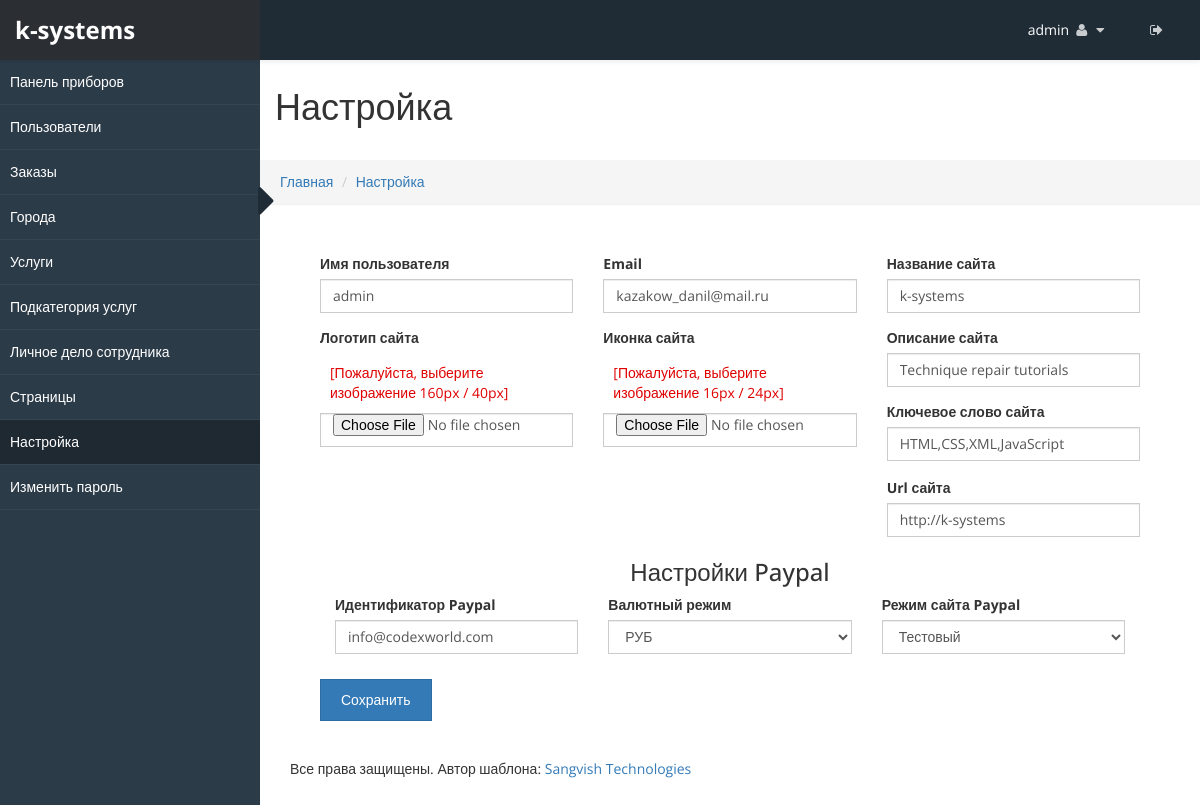
/admincp/setting.php (signed in), run on an earlier commit of the app's database.
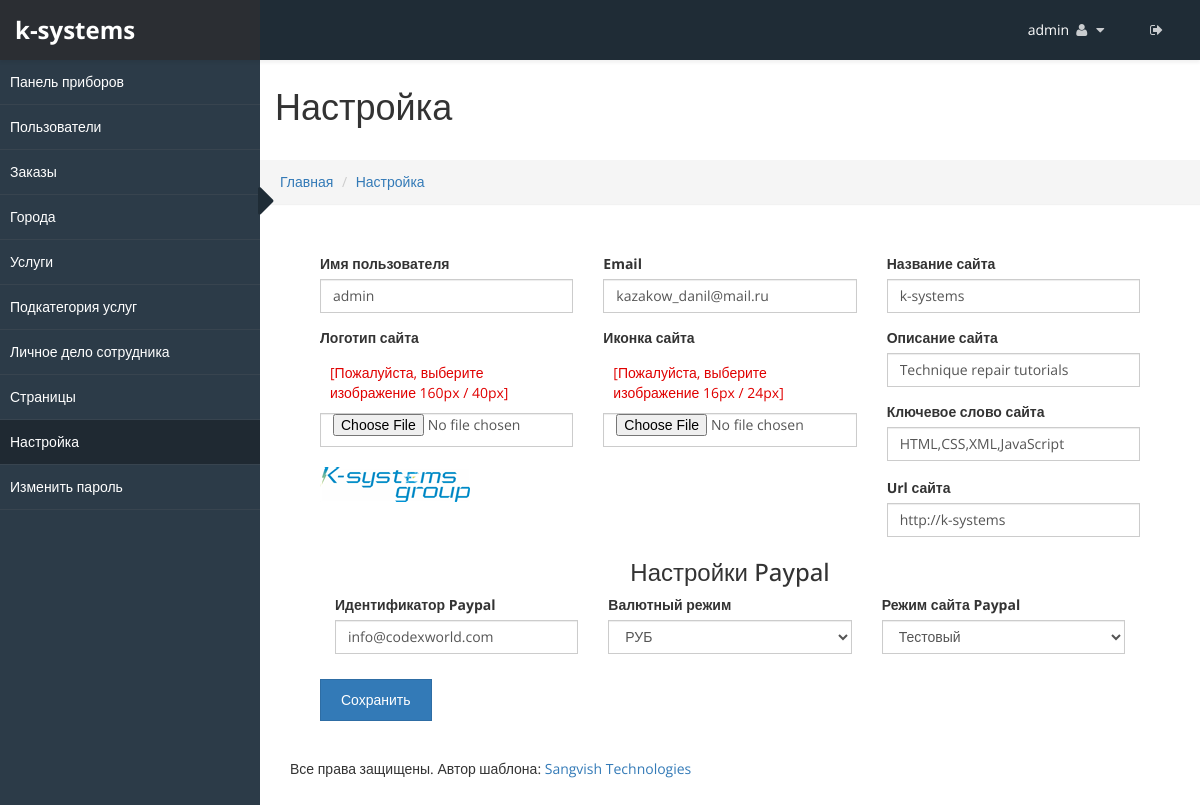
And on a later commit of the database.
### tables this page shows
CREATE TABLE `sv_admin_login` (
  `admin_id` int(20) NOT NULL,
  `user_name` varchar(255) NOT NULL,
  `password` varchar(255) NOT NULL,
  `email_id` varchar(255) NOT NULL,
  `site_name` varchar(255) NOT NULL,
  `logo` varchar(255) NOT NULL,
  `favicon` varchar(255) NOT NULL,
  `site_desc` varchar(255) NOT NULL,
  `keyword` varchar(255) NOT NULL,
  `site_url` varchar(255) NOT NULL,
  `paypal_id` varchar(200) NOT NULL,
  `currency_mode` varchar(200) NOT NULL,
  `paypal_site_mode` varchar(200) NOT NULL
);

### admincp/setting.php (the view, shortened to what this page needs)
<!DOCTYPE html>
<html xmlns="http://www.w3.org/1999/xhtml">
<?php include("../connection.php"); ?>
<?php
	$res=mysqli_query($con, "select * from sv_admin_login");
	$row=mysqli_num_rows($res);
		if($row==0)
	 	{
			$admin_id="";
			$email_id="";
			$admin_name="";
			$site_name="";
			$logo="";
			$favicon="";
			$site_desc="";
			$keyword="";
			$site_url="";
			$paypal_id="";
			$cmode="";
			$smode="";
		}
		else
		{
			$fet=mysqli_fetch_array($res);
			$email_id=mysqli_real_escape_string($con, $fet['email_id']);
			$admin_name=mysqli_real_escape_string($con, $fet['user_name']);
			$paypal_id=mysqli_real_escape_string($con, $fet['paypal_id']);
			$cmode=mysqli_real_escape_string($con, $fet['currency_mode']);
			$smode=mysqli_real_escape_string($con, $fet['paypal_site_mode']);
		}
		$page = 'setting';
?>
<body>
    <div id="wrapper">
        <?php include("top_menu.php") ?>
        <?php include("side_menu.php") ?>
        <div id="page-wrapper" >
		  <div class="header">
                        <h1 class="page-header">
						Настройка
                        </h1>
						<ol class="breadcrumb">
					  <li><a href="dashboard.php">Главная</a></li>
					  <li><a href="#">Настройка</a></li>
					</ol>
		</div>
            <div id="page-inner">
			    <div class="panel-body">
		<form class="" name="admin_s" id="admin_s" method="post" enctype="multipart/form-data" action="admin_setting_addcode.php">
				<div class="col-lg-4 col-md-4 col-sm-4">
					<div class="form-group">
						<label>Имя пользователя</label>
						<input type="text" id="admin_name" required="" class="form-control" name="admin_name" value="<?php echo $admin_name;?>">
					</div>
				</div>
				<div class="col-lg-4 col-md-4 col-sm-4">
					<div class="form-group">
						<label>Email</label>
						<input type="text" id="email_id" class="form-control" name="email_id" value="<?php echo $email_id;?>">
					</div>
				</div>
				<div class="col-lg-4 col-md-4 col-sm-4">
					<div class="form-group">
						<label>Название сайта</label>
						<input type="text" id="site_name" class="form-control" name="site_name" value="<?php echo $site_name;?>">
					</div>
				</div>
				<div class="col-lg-4 col-md-4 col-sm-4">
					<div class="form-group">
						<label>Логотип сайта</label>
							<div class="err" style="padding:10px;" id="">[Пожалуйста, выберите изображение 160px / 40px]</div>
							<input type="file" id="logo" class="form-control" name="logo" value="<?php echo $fet['logo'];?>">
						<?php
						if($logo=="") { ?>
						<a href="#"><img style="background: #ddd;margin-top:20px;" src="admin-logo/default-logo.png" alt="" ></a>
						<?php
							}
							else
							{
							?>
						<a href="admin-logo/<?php echo $logo;?>" target="blank"><img style="background: #ddd;margin-top:20px;" src="admin-logo/<?php echo $logo;?>" alt=""></a>
						<?php } ?>
					</div>
				</div>
				<div class="col-lg-4 col-md-4 col-sm-4">
					<div class="form-group">
						<label>Иконка сайта</label>
						<div style="padding:10px;" class="err"  id="">[Пожалуйста, выберите изображение 16px / 24px]</div>
						<input type="file" id="favicon" class="form-control" name="favicon" value="<?php echo ""?>">
					</div>
				</div>
				<div class="col-lg-4 col-md-4 col-sm-4">
					<div class="form-group">
						<label>Описание сайта</label>
						<input type="text" id="site_desc" class="form-control" name="site_desc" value="<?php echo $site_desc?>">
					</div>
				</div>
				<div class="col-lg-4 col-md-4 col-sm-4">
					<div class="form-group">
						<label>Ключевое слово сайта</label>
						<input type="text" id="keyword" class="form-control" name="keyword" value="<?php echo $keyword;?>">
					</div>
				</div>
				<div class="col-lg-4 col-md-4 col-sm-4"></div>
								<div class="col-lg-4 col-md-4 col-sm-4"></div>
				<div class="col-lg-4 col-md-4 col-sm-4">
					<div class="form-group">
						<label>Url сайта</label>
						<input type="text" id="site_url" class="form-control" name="site_url" value="<?php echo $site_url;?>">
					</div>
				</div>
				<div class="col-lg-12 col-md-12 col-sm-12">
					<h3 class="text-center">Настройки Paypal</h3>
						<div class="col-lg-4 col-md-4 col-sm-4">
						<label>Идентификатор Paypal</label>
							<input type="text" id="paypal_id" class="form-control" name="paypal_id" value="<?php echo $paypal_id;?>">
						</div>
						<div class="col-lg-4 col-md-4 col-sm-4">
							<label>Валютный режим</label>
								<select id="cmode" name="cmode" class="form-control">
									<option value="RUB" <?php { if($cmode=="RUB") echo "selected='selected'"; }?>>РУБ</option>
								</select>
						</div>
						<div class="col-lg-4 col-md-4 col-sm-4">
							<label>Режим сайта Paypal</label>
								<select id="smode" name="smode" class="form-control">
									<option value="test" <?php { if($smode=="test") echo "selected='selected'"; }?>>Тестовый</option>
								</select>
						</div>
				</div>
				<div class="col-lg-12" style="margin-top:25px;">
					<button type="button" class="btn btn-primary" onclick="javascript:admin_email()">Сохранить</button>
				</div>
			</form>
			</div>
				 <?php include("footer.php") ?>
    </div>
	</div>
</body>
</html>

### admincp/top_menu.php (shortened to what this page needs)
<?php
 $res=mysqli_fetch_array(mysqli_query($con, "select * from sv_admin_login"));
	$site_name=mysqli_real_escape_string($con, $res['site_name']);
	$logo=mysqli_real_escape_string($con, $res['logo']);
	$site_desc=mysqli_real_escape_string($con, $res['site_desc']);
	$keyword=mysqli_real_escape_string($con, $res['keyword']);
	$site_url=mysqli_real_escape_string($con, $res['site_url']);
?>
<head>
    <link href="css/bootstrap.css" rel="stylesheet" />
    <link href="css/font-awesome.css" rel="stylesheet" />
    <link href="css/custom-styles.css" rel="stylesheet" />
    <link href="js/dataTables/dataTables.bootstrap.css" rel="stylesheet" />
	    <link href="css/style.css" rel="stylesheet" />
    <link rel="stylesheet" href="js/Lightweight-Chart/cssCharts.css">
	    <link href="css/style.css" rel="stylesheet" />
		<link href="http://www.jqueryscript.net/css/jquerysctipttop.css" rel="stylesheet" type="text/css">
<link rel="stylesheet" type="text/css" href="css/livegraph.css" />
</head>
<?php include("../connection.php");
if(!isset($_SESSION['user_nam']))
	header("Location:index.php");
else
{
	$user_name=mysqli_real_escape_string($con, $_SESSION['user_nam']);
	$res=mysqli_fetch_array(mysqli_query($con, "select * from sv_admin_login where user_name='$user_name'"));
	$uname=mysqli_real_escape_string($con, $res['user_name']);
}
?>
<nav class="navbar navbar-default top-navbar" role="navigation">
            <div class="navbar-header">
                <a class="navbar-brand" href="<?php echo $site_url;?>"><strong><?php echo $site_name; ?></strong></a>
            </div>
            <ul class="nav navbar-top-links navbar-right">
                 <li class="dropdown">
                    <a class="dropdown-toggle" data-toggle="dropdown" href="#" aria-expanded="false">
					<span><?php echo $uname;?></span>
                        <i class="fa fa-user fa-fw"></i> <i class="fa fa-caret-down"></i>
                    </a>
                </li>
				 <li class="dropdown">
                    <a href="logout.php">
                        <i class="fa fa-sign-out" aria-hidden="true"></i>
                    </a>
                </li>
            </ul>
        </nav>

### admincp/side_menu.php (shortened to what this page needs)
 <nav class="navbar-default navbar-side" role="navigation">
		<div id="sideNav" href="#"><i class="fa fa-caret-right"></i></div>
            <div class="sidebar-collapse">
                <ul class="mainmenu nav" >
	<li class="menuitem <?php if($page=='dashboard'){echo 'active';}?>" >
		<a href="dashboard.php"><span>Панель приборов</span></a>
	</li>
	<li class="menuitem <?php if($page=='users'){echo 'active';}?>" >
		<a href="users.php"><span>Пользователи</span></a>
	</li>
	<li class="menuitem <?php if($page=='order'){echo 'active';}?>" >
		<a href="order.php"><span>Заказы</span></a>
	</li>
	<li class="menuitem <?php if($page=='city'){echo 'active';}?>" >
		<a href="city.php"><span>Города</span></a>
	</li>
	<li class="menuitem <?php if($page=='services'){echo 'active';}?>" >
		<a href="services.php"><span>Услуги</span></a>
	</li>
	<li class="menuitem <?php if($page=='services_sub'){echo 'active';}?>" >
		<a href="services_sub.php"><span>Подкатегория услуг</span></a>
	</li>
	<li class="menuitem <?php if($page=='cleaner'){echo 'active';}?>" >
		<a href="cleaner.php"><span>Личное дело сотрудника</span></a>
	</li>
	<li class="menuitem <?php if($page=='pages'){echo 'active';}?>" >
		<a href="pages.php"><span>Страницы</span></a>
	</li>
	<li class="menuitem <?php if($page=='setting'){echo 'active';}?>" >
		<a href="setting.php"><span>Настройка</span></a>
	</li>
	<li class="menuitem <?php if($page=='change password'){echo 'active';}?>" >
		<a href="change_pwd.php"><span>Изменить пароль</span></a>
	</li>
</ul>
            </div>
  </nav>

### admincp/footer.php
<footer><p>Все права защищены. Автор шаблона: <a href="https://vk.com/vechno_mol0d" target="_blank">Sangvish Technologies</a></p>
</footer>

### admincp/css/custom-styles.css (style rules this page uses)
body { font-family: 'Open Sans', sans-serif; background: #fff; }
#wrapper { width: 100%; }
#page-wrapper { padding: 15px 15px; min-height: 600px; background: #fff; }
#page-inner { width:100%; margin:10px 20px 10px 0px; padding: 15px 30px; min-height:600px; }
.text-center { text-align:center; }
h1, .h1, h2, .h2, h3, .h3 { margin-top: 7px; }
body { overflow-x:hidden; }
p { font-size:16px; line-height:25px; padding-top:20px; }
.navbar-side { z-index: 0; }
.top-navbar { position: fixed; width: 100%; z-index: 300; -webkit-box-shadow: 0 3px 3px rgba(0, 0, 0, 0.05); -moz-box-shadow: 0 3px 3px rgba(0, 0, 0, 0.05); box-shadow: 0 3px 3px rgba(0, 0, 0, 0.05); }
.navbar-side { z-index: 1; position: fixed; width: 260px; top: 60px; }
#page-wrapper { position: relative; top: 55px; box-shadow: 0 0 10px #757575; -moz-box-shadow: 0 0 10px #757575; -webkit-box-shadow: 0 0 10px #757575; }
.breadcrumb { padding: 12px 10px 12px 20px; margin-bottom: 20px; list-style: none; border-radius: 0; -webkit-box-shadow: 0 1px 1px rgba(0,0,0,.05); box-shadow: 0 1px 1px rgba(0,0,0,.05); }
.page-header { padding-bottom: 9px; margin: 0; border-bottom: 1px solid transparent; text-align: left;background-color: #fff;padding: 32px 22px 32px 15px; }
footer p { font-size: 14px; }
.top-navbar { margin:0px; padding:0px 30px 0 0; }
.top-navbar .navbar-brand { color: #fff; width: 260px; text-align: left; height: 60px; font-size: 24px; font-weight: 700; line-height: 30px; background: #1F2C36; }
.top-navbar .nav > li { position: relative; display: inline-block; margin: 0px; padding: 0px; }
.top-navbar .nav > li > a { position: relative; display: block; padding: 20px; color: #FFFFFF; margin: 0px; }
.sidebar-collapse , .sidebar-collapse .nav { background:none; }
.sidebar-collapse .nav { padding:0; }
.sidebar-collapse .nav > li > a { color: #FFFFFF; background:transparent; text-shadow:none; }
.sidebar-collapse > .nav > li > a { padding: 12px 10px; }
.sidebar-collapse > .nav > li { border-bottom: 1px solid rgba(107, 108, 109, 0.19); }
.navbar-side { border:none; background: #2C3B48 none repeat scroll 0 0;height:100%; }
.top-navbar { background: #1F2C36; border-bottom:none; }
.top-navbar .nav > li > a > i { margin-right: 2px; }
.navbar-default { border:0px solid black; }
.navbar-header { background: transparent; }
.nav > li > a > i { margin-right:10px; color: rgba(255, 255, 255, 0.76); }
#sideNav { position: absolute; right: -12px; z-index: 3; top: 117px; color: #1F2C36; cursor:pointer; border-radius: 0; width: 14px; font-size: 48px; line-height: 0; }
@media (min-width:768px) { #page-wrapper { margin: 0 0 0 260px; padding: 0; min-height: 1200px; } }
@media (min-width:768px) { .navbar-side { width: 260px; z-index: 1; } }
@media (min-width:768px) { .navbar { border-radius: 0px; } }

### admincp/css/style.css (style rules this page uses)
.err { color:#e00000; }

### admincp/side_menu.php (style rules this page uses)
.active a { background:rgba(0,0,0,0.3) none repeat scroll 0 0 !important; color: #000; }

What changed in the data, as far as the page shows it:
changed sv_admin_login "k-systems": logo: picture added
